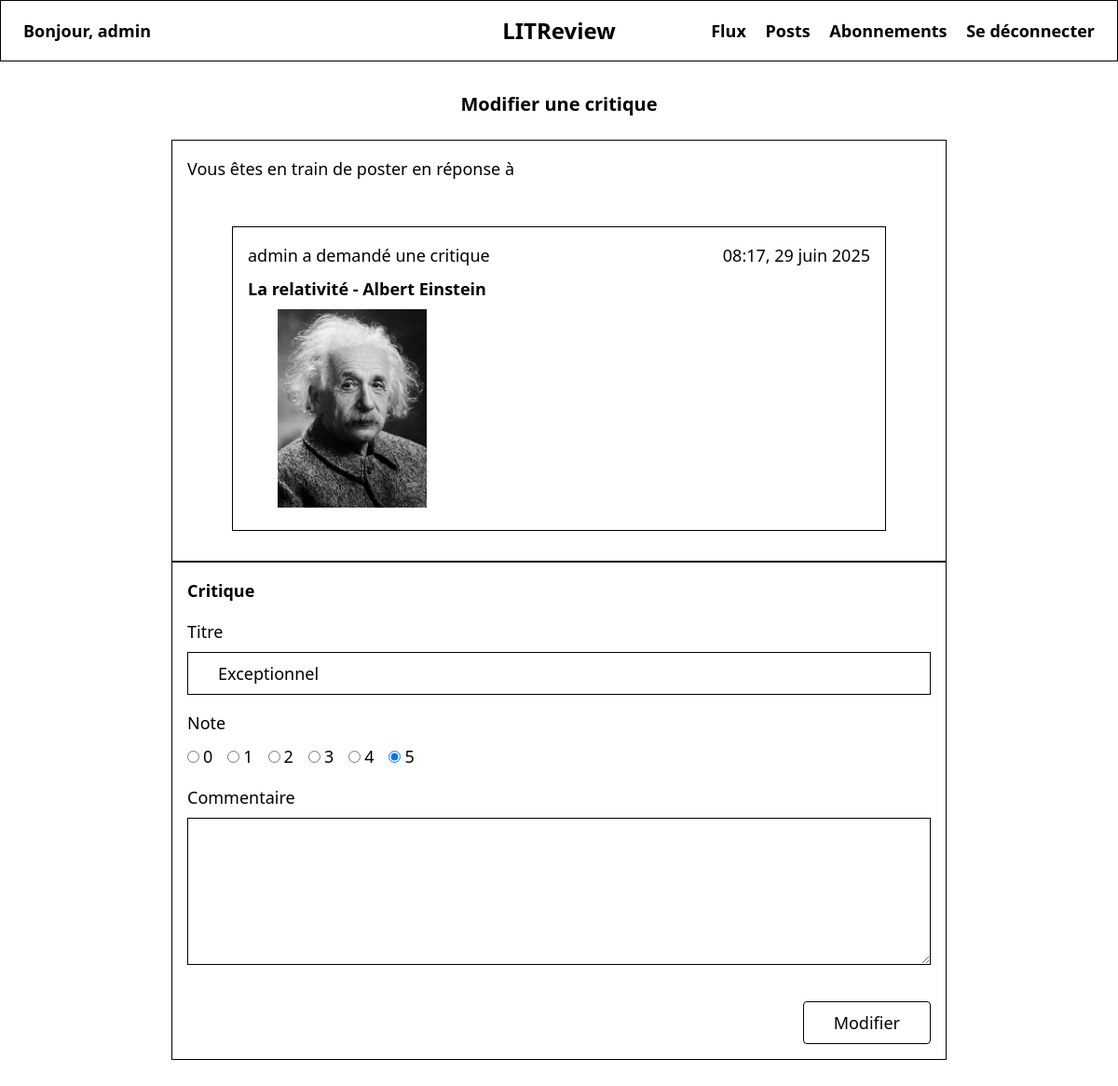
The app's page /review/12/edit/ (signed in) with its own data.
### reviews/models.py (models this page shows, shortened)
class Ticket(models.Model):
    title = models.CharField(max_length=128)
    description = models.TextField(max_length=2048, blank=True)
    user = models.ForeignKey(
        to=settings.AUTH_USER_MODEL, on_delete=models.CASCADE)
    image = models.ImageField(null=True, blank=True)
    time_created = models.DateTimeField(auto_now_add=True)
    time_updated = models.DateTimeField(auto_now=True)
    class Meta:
        ordering = ['-time_updated']

class Review(models.Model):
    ticket = models.ForeignKey(to=Ticket, on_delete=models.CASCADE)
    rating = models.PositiveSmallIntegerField(
        validators=[MinValueValidator(0), MaxValueValidator(5)])
    headline = models.CharField(max_length=128)
    body = models.TextField(max_length=8192, blank=True)
    user = models.ForeignKey(
        to=settings.AUTH_USER_MODEL, on_delete=models.CASCADE)
    time_created = models.DateTimeField(auto_now_add=True)
    time_updated = models.DateTimeField(auto_now=True)
    class Meta:
        ordering = ['-time_created']

### reviews/views.py (the view)
# urls.py: path('review/<int:review_id>/edit/', views.edit_review, name='edit_review'),
@login_required
def edit_review(request, review_id):
    review = get_object_or_404(Review, id=review_id, user=request.user)
    if request.method == "POST":
        form = ReviewForm(request.POST, instance=review)
        if form.is_valid():
            form.save()
            return redirect("feed")
    else:
        form = ReviewForm(instance=review)
    return render(request, "reviews/create_review.html", {
        "form": form,
        "ticket": review.ticket,
        "is_edit": True
    })

### reviews/forms.py
class ReviewForm(forms.ModelForm):
    class Meta:
        model = Review
        fields = ['headline', 'rating', 'body']
    def __init__(self, *args, **kwargs):
        super().__init__(*args, **kwargs)
        common = {
            'class': 'w-full border border-black px-8 py-2'
        }
        placeholders = {
            'headline': "",
            'rating': "",
            'body': ""
        }
        for name, ph in placeholders.items():
            attrs = {**common}
            if name == 'rating':
                self.fields[name].widget = forms.RadioSelect(
                    choices=[(i, str(i)) for i in range(6)],
                    attrs={
                        'class': (
                            'flex list-none p-0 items-center space-x-4'
                        )
                    }
                )
            else:
                if ph:
                    attrs['placeholder'] = ph
                if name == 'body':
                    self.fields[name].widget = forms.Textarea(
                        attrs={**attrs, 'rows': 5}
                    )
                else:
                    self.fields[name].widget.attrs.update(attrs)

### reviews/templates/reviews/create_review.html (shortened to what this page needs)
{% extends "reviews/base.html" %}
{% block page_header_title %}
  {% if is_edit %}
    Modifier une critique
  {% else %}
    Créer une critique
  {% endif %}
{% endblock %}
{% block content %}
  <section class="border border-black" aria-label="Ticket de référence">
    <p class="mb-2 p-4">Vous êtes en train de poster en réponse à</p>
    <article class="border border-black my-8 mx-16 p-4">
      <header class="flex justify-between mb-2">
        <p>{{ ticket.user.username }} a demandé une critique</p>
        <time datetime="{{ ticket.time_updated|date:'c' }}">{{ ticket.time_updated|date:"H:i, d F Y" }}</time>
      </header>
      <h2 class="font-semibold">{{ ticket.title }}</h2>
      {% if ticket.image %}
        <img src="{{ ticket.image.url }}" alt="Image du ticket : {{ ticket.title }}" class="w-40 my-2 ml-8">
      {% endif %}
    </article>
  </section>
  <section class="border border-black p-4">
    <h2 class="text-lg font-semibold mb-4">Critique</h2>
    <form method="post" enctype="multipart/form-data" class="space-y-4">
      <div>
        <label for="{{ form.headline.id_for_label }}" class="block mb-2 font-medium">Titre</label>
        {{ form.headline }}
      </div>
      <fieldset>
        <legend class="block mb-2 font-medium">Note</legend>
        <div class="flex gap-4">
          {% for radio in form.rating %}
            <label class="inline-flex items-center gap-1">
              {{ radio.tag }}
              <span>{{ radio.choice_label }}</span>
            </label>
          {% endfor %}
        </div>
      </fieldset>
      <div>
        <label for="{{ form.body.id_for_label }}" class="block mb-2 font-medium">Commentaire</label>
        {{ form.body }}
      </div>
      <div class="text-right pt-4">
        <button type="submit" class="border border-black rounded hover:bg-gray-100 px-8 py-2"
                aria-label="{% if is_edit %}Modifier la critique{% else %}Publier la critique{% endif %}">
          {% if is_edit %}Modifier{% else %}Envoyer{% endif %}
        </button>
      </div>
    </form>
  </section>
{% endblock %}

### reviews/templates/reviews/base.html (shortened to what this page needs)
<!DOCTYPE html>
<html lang="fr">
<head>
  <script src="https://cdn.tailwindcss.com"></script>
</head>
<body class="font-sans">
  <header class="font-bold border border-black px-6 py-4 text-lg">
    <div class="max-w-7xl mx-auto flex items-center justify-between">
      <div class="w-2/5">
        {% if user.is_authenticated %}
          <span>Bonjour, <strong>{{ user.username }}</strong></span>
        {% endif %}
      </div>
      <div class="w-1/5 text-center">
        <a href="{% url 'feed' %}" class="text-2xl font-bold hover:text-blue-600" aria-label="Retour à l'accueil LITReview">LITReview</a>
      </div>
      <div class="w-2/5 text-right">
        {% if user.is_authenticated %}
          <nav class="space-x-4" aria-label="Navigation principale">
            <a href="{% url 'feed' %}" class="hover:text-blue-600">Flux</a>
            <a href="{% url 'posts' %}" class="hover:text-blue-600">Posts</a>
            <a href="{% url 'follows' %}" class="hover:text-blue-600">Abonnements</a>
            <form method="post" action="{% url 'logout' %}" class="inline">
              <button type="submit" class="hover:text-blue-600" aria-label="Se déconnecter de votre compte">Se déconnecter</button>
            </form>
          </nav>
        {% endif %}
      </div>
    </div>
  </header>
  <main class="p-8 max-w-4xl mx-auto" role="main">
    {% block page_header %}
      <h1 class="text-xl font-bold mb-6 text-center">
        {% block page_header_title %}{% endblock %}
      </h1>
    {% endblock %}
    <div class="text-lg">
      {% block content %}{% endblock %}
    </div>
  </main>
</body>
</html>

### records on screen
Ticket: user.username "admin", time_updated "08:17, 29 juin 2025", title "La relativité - Albert Einstein", image (picture)
Review: headline "Exceptionnel"

### other values on screen
{{ user.username }} "admin"
{{ radio.choice_label }} "0" "1" "2" "3" "4" "5"
